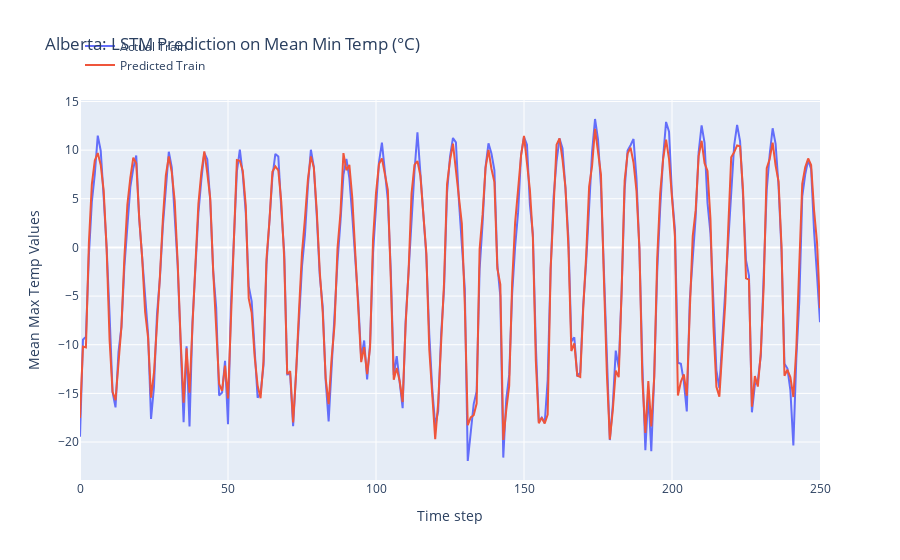

The code cell stored with this chart in its notebook:
### Code cell
# invert predictions
train_predict = scaler_2.inverse_transform(train_predict)
print('train_predict:', train_predict.shape)

# invert y_train
y_train_scaled_inversed = scaler_2.inverse_transform(y_train_scaled)
print('y_train_scaled_inversed:', y_train_scaled_inversed.shape)

print('Train Mean Absolute Error:', mean_absolute_error(y_train, train_predict))
print('Train Root Mean Squared Error:',np.sqrt(mean_squared_error(y_train, train_predict)))

# plot the actual and predicted values for test data
trace1 = go.Scatter(x=np.arange(len(y_train)), y=y_train.flatten(), mode='lines', name='Actual Train')
trace2 = go.Scatter(x=np.arange(len(train_predict)), y=train_predict.flatten(), mode='lines', name='Predicted Train')

# Create layout
layout = go.Layout(
    title='Alberta: LSTM Prediction on Mean Min Temp (°C)',
    xaxis=dict(title='Time step'),
    yaxis=dict(title='Mean Max Temp Values'),
    legend=dict(x=0, y=1.18)
)

# Create figure
fig = go.Figure(data=[trace1, trace2], layout=layout)

# Show plot
fig.show()

### Figure 1 — Plotly figure (JSON) as saved in the notebook; plotly's stock layout.template omitted (floating-point values rounded to 4 significant figures; data arrays with more than 128 entries replaced by an {"elided": "..."} marker saying what was removed)
{"data": [{"mode": "lines", "name": "Actual Train", "type": "scatter", "x": {"elided": "251 int values"}, "y": {"elided": "251 float values"}}, {"mode": "lines", "name": "Predicted Train", "type": "scatter", "x": {"elided": "251 int values"}, "y": {"elided": "251 float values"}}], "layout": {"legend": {"x": 0, "y": 1.18}, "title": {"text": "Alberta: LSTM Prediction on Mean Min Temp (°C)"}, "xaxis": {"title": {"text": "Time step"}}, "yaxis": {"title": {"text": "Mean Max Temp Values"}}}}
